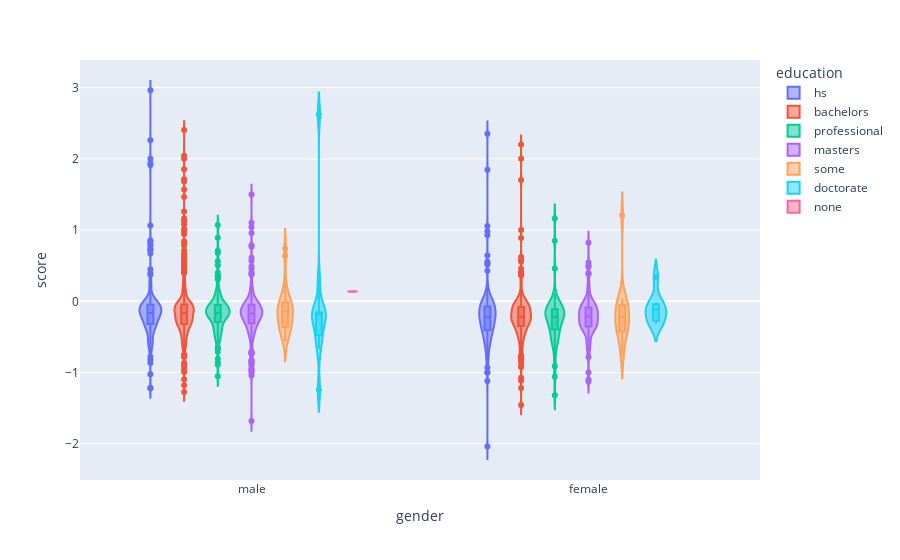

The cell this chart's notebook holds for it:
### Markdown cell above
Now, lets see if there is overall difference with the combined groups

### Code cell
fig = px.violin(scores_with_demographics, x="gender", y="score", color='education', 
                box = True, points='outliers')
fig.show()

### Figure 1 — Plotly figure (JSON) as saved in the notebook; plotly's stock layout.template omitted (floating-point values rounded to 4 significant figures; data arrays with more than 128 entries replaced by an {"elided": "..."} marker saying what was removed)
{"data": [{"alignmentgroup": "True", "box": {"visible": true}, "hovertemplate": "education=hs<br>gender=%{x}<br>score=%{y}<extra></extra>", "legendgroup": "hs", "marker": {"color": "#636efa"}, "name": "hs", "offsetgroup": "hs", "orientation": "v", "points": "outliers", "scalegroup": "True", "showlegend": true, "type": "violin", "x": {"elided": "631 str values"}, "x0": " ", "xaxis": "x", "y": {"elided": "631 float values"}, "y0": " ", "yaxis": "y"}, {"alignmentgroup": "True", "box": {"visible": true}, "hovertemplate": "education=bachelors<br>gender=%{x}<br>score=%{y}<extra></extra>", "legendgroup": "bachelors", "marker": {"color": "#EF553B"}, "name": "bachelors", "offsetgroup": "bachelors", "orientation": "v", "points": "outliers", "scalegroup": "True", "showlegend": true, "type": "violin", "x": {"elided": "861 str values"}, "x0": " ", "xaxis": "x", "y": {"elided": "861 float values"}, "y0": " ", "yaxis": "y"}, {"alignmentgroup": "True", "box": {"visible": true}, "hovertemplate": "education=professional<br>gender=%{x}<br>score=%{y}<extra></extra>", "legendgroup": "professional", "marker": {"color": "#00cc96"}, "name": "professional", "offsetgroup": "professional", "orientation": "v", "points": "outliers", "scalegroup": "True", "showlegend": true, "type": "violin", "x": {"elided": "243 str values"}, "x0": " ", "xaxis": "x", "y": {"elided": "243 float values"}, "y0": " ", "yaxis": "y"}, {"alignmentgroup": "True", "box": {"visible": true}, "hovertemplate": "education=masters<br>gender=%{x}<br>score=%{y}<extra></extra>", "legendgroup": "masters", "marker": {"color": "#ab63fa"}, "name": "masters", "offsetgroup": "masters", "orientation": "v", "points": "outliers", "scalegroup": "True", "showlegend": true, "type": "violin", "x": {"elided": "385 str values"}, "x0": " ", "xaxis": "x", "y": {"elided": "385 float values"}, "y0": " ", "yaxis": "y"}, {"alignmentgroup": "True", "box": {"visible": true}, "hovertemplate": "education=some<br>gender=%{x}<br>score=%{y}<extra></extra>", "legendgroup": "some", "marker": {"color": "#FFA15A"}, "name": "some", "offsetgroup": "some", "orientation": "v", "points": "outliers", "scalegroup": "True", "showlegend": true, "type": "violin", "x": ["female", "female", "female", "male", "male", "male", "female", "male", "male", "female", "male", "male", "male", "female", "male", "male", "male", "male", "female", "female", "male", "male", "male", "female", "female", "female", "male", "male", "female", "male", "male", "male", "male", "female", "male", "male", "male", "male", "male", "female", "male", "female", "male", "female", "female", "female", "male", "male"], "x0": " ", "xaxis": "x", "y": [-0.1996, 1.205, 0.02133, -0.3614, -0.1001, -0.09887, -0.02024, -0.2558, -0.4103, -0.3433, -0.06027, -0.1519, -0.01347, -0.4299, 0.1404, -0.3485, -0.1483, -0.2716, -0.4236, -0.1799, 0.6364, -0.3771, 0.7402, -0.09756, -0.7562, -0.3265, -0.3752, -0.1134, -0.1146, -0.1371, -0.1359, -0.5647, -0.5556, -0.2421, -0.3851, 0.24, -0.4109, 0.01667, 0.03846, -0.3586, -0.1436, -0.05155, -0.01351, -0.4239, 0.03093, -0.6667, -0.3333, -0.1111], "y0": " ", "yaxis": "y"}, {"alignmentgroup": "True", "box": {"visible": true}, "hovertemplate": "education=doctorate<br>gender=%{x}<br>score=%{y}<extra></extra>", "legendgroup": "doctorate", "marker": {"color": "#19d3f3"}, "name": "doctorate", "offsetgroup": "doctorate", "orientation": "v", "points": "outliers", "scalegroup": "True", "showlegend": true, "type": "violin", "x": ["male", "female", "male", "female", "male", "male", "male", "female", "female", "male", "male", "female", "male", "male", "male", "female", "male", "female", "female", "male"], "x0": " ", "xaxis": "x", "y": [-0.1564, -0.01776, -0.1986, -0.3196, -0.6691, -0.2543, -1.242, -0.2857, 0.3409, 2.623, -0.1512, -0.0625, -0.4606, -0.1522, -0.1719, -0.1421, 0.2821, -0.2618, -0.09574, -0.4895], "y0": " ", "yaxis": "y"}, {"alignmentgroup": "True", "box": {"visible": true}, "hovertemplate": "education=none<br>gender=%{x}<br>score=%{y}<extra></extra>", "legendgroup": "none", "marker": {"color": "#FF6692"}, "name": "none", "offsetgroup": "none", "orientation": "v", "points": "outliers", "scalegroup": "True", "showlegend": true, "type": "violin", "x": ["male"], "x0": " ", "xaxis": "x", "y": [0.1368], "y0": " ", "yaxis": "y"}], "layout": {"legend": {"title": {"text": "education"}, "tracegroupgap": 0}, "margin": {"t": 60}, "violinmode": "group", "xaxis": {"anchor": "y", "domain": [0, 1], "title": {"text": "gender"}}, "yaxis": {"anchor": "x", "domain": [0, 1], "title": {"text": "score"}}}}
